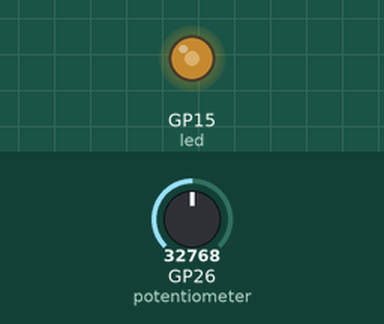
Simulated run of this program. Board: Raspberry Pi Pico running MicroPython. Shown: output pins drawn as LEDs (lit = HIGH). The inputs (shaded band) are chosen by the test bench; at power-on: GP26 (potentiometer) = 32768 (analog values on the 0–65535 scale).

Above: at 1.2 s.
1.3 s: GP26 (potentiometer) set to 45874
At 2.5 s:
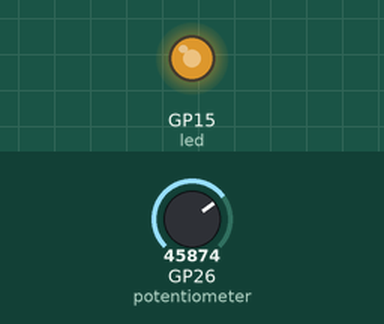
2.8 s: GP26 (potentiometer) set to 57670
At 3.8 s:
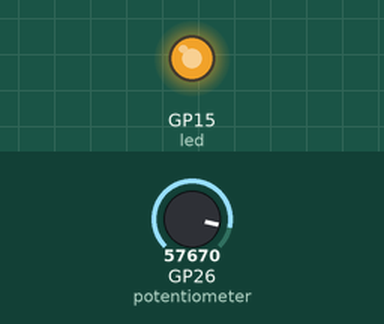
4.3 s: GP26 (potentiometer) set to 7864
At 5.0 s:
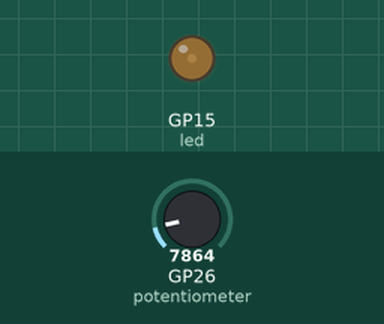
5.8 s: GP26 (potentiometer) set to 0
At 6.1 s:
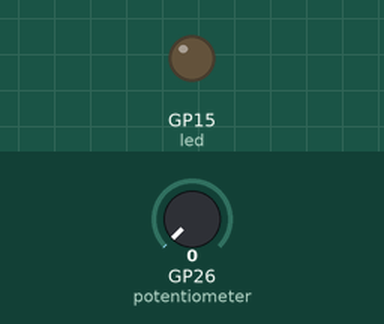
Timing chart, 0 to 8.3 s (numbered marks = the images above; inputs shaded):
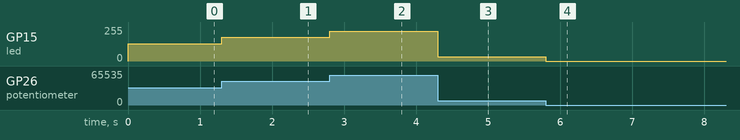

The program:

chapter_8_adc_pwm.py
```python
import machine
import utime

potentiometer = machine.ADC(26)
sensor_temp = machine.ADC(4)
led = machine.PWM(machine.Pin(15))

conversion_factor = 3.3 / (65535)
led.freq(1000)


while True:
    #print(f'potentiometer: {potentiometer.read_u16() * conversion_factor}')
    #reading = sensor_temp.read_u16() * conversion_factor
    #temperature = 27 - (reading - 0.706)/0.001721
    #print(f'cpu temperature: {temperature}')
    #utime.sleep(2)
    led.duty_u16(potentiometer.read_u16())
    
```

Measured:
- after the input at 1.3 s, GP15 (led): 128/255 → 178/255 at once
- after the input at 2.8 s, GP15 (led): 178/255 → 224/255 at once
- after the input at 4.3 s, GP15 (led): 224/255 → 31/255 at once
- after the input at 5.8 s, GP15 (led): 31/255 → 0/255 at once
